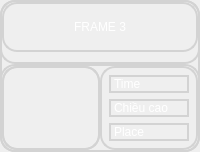
               <widget class="QWidget" name="widget_result3" native="true">
                <property name="styleSheet">
                 <string notr="true">color: white;
border-radius: 15px;
border: 2px solid lightgray;</string>
                </property>
                <layout class="QVBoxLayout" name="verticalLayout_30">
                 <property name="spacing">
                  <number>0</number>
                 </property>
                 <property name="leftMargin">
                  <number>0</number>
                 </property>
                 <property name="topMargin">
                  <number>0</number>
                 </property>
                 <property name="rightMargin">
                  <number>0</number>
                 </property>
                 <property name="bottomMargin">
                  <number>0</number>
                 </property>
                 <item>
                  <widget class="QFrame" name="fr_label_result3">
                   <property name="frameShape">
                    <enum>QFrame::StyledPanel</enum>
                   </property>
                   <property name="frameShadow">
                    <enum>QFrame::Raised</enum>
                   </property>
                   <layout class="QVBoxLayout" name="verticalLayout_31">
                    <property name="spacing">
                     <number>0</number>
                    </property>
                    <property name="leftMargin">
                     <number>0</number>
                    </property>
                    <property name="topMargin">
                     <number>0</number>
                    </property>
                    <property name="rightMargin">
                     <number>0</number>
                    </property>
                    <property name="bottomMargin">
                     <number>10</number>
                    </property>
                    <item>
                     <widget class="QLabel" name="label_result3">
                      <property name="minimumSize">
                       <size>
                        <width>0</width>
                        <height>50</height>
                       </size>
                      </property>
                      <property name="maximumSize">
                       <size>
                        <width>16777215</width>
                        <height>50</height>
                       </size>
                      </property>
                      <property name="font">
                       <font>
                        <pointsize>9</pointsize>
                       </font>
                      </property>
                      <property name="styleSheet">
                       <string notr="true">color: white</string>
                      </property>
                      <property name="text">
                       <string>FRAME 3</string>
                      </property>
                      <property name="scaledContents">
                       <bool>true</bool>
                      </property>
                      <property name="alignment">
                       <set>Qt::AlignCenter</set>
                      </property>
                     </widget>
                    </item>
                   </layout>
                  </widget>
                 </item>
                 <item>
                  <widget class="QFrame" name="fr_info_result3">
                   <property name="sizePolicy">
                    <sizepolicy hsizetype="Preferred" vsizetype="Expanding">
                     <horstretch>0</horstretch>
                     <verstretch>0</verstretch>
                    </sizepolicy>
                   </property>
                   <property name="frameShape">
                    <enum>QFrame::StyledPanel</enum>
                   </property>
                   <property name="frameShadow">
                    <enum>QFrame::Raised</enum>
                   </property>
                   <layout class="QHBoxLayout" name="horizontalLayout_8">
                    <property name="spacing">
                     <number>0</number>
                    </property>
                    <property name="leftMargin">
                     <number>0</number>
                    </property>
                    <property name="topMargin">
                     <number>0</number>
                    </property>
                    <property name="rightMargin">
                     <number>0</number>
                    </property>
                    <property name="bottomMargin">
                     <number>0</number>
                    </property>
                    <item>
                     <widget class="QWidget" name="widget_img_result3" native="true">
                      <layout class="QVBoxLayout" name="verticalLayout_32">
                       <property name="spacing">
                        <number>0</number>
                       </property>
                       <property name="leftMargin">
                        <number>0</number>
                       </property>
                       <property name="topMargin">
                        <number>0</number>
                       </property>
                       <property name="rightMargin">
                        <number>0</number>
                       </property>
                       <property name="bottomMargin">
                        <number>0</number>
                       </property>
                       <item>
                        <widget class="QLabel" name="label_img_result3">
                         <property name="sizePolicy">
                          <sizepolicy hsizetype="Ignored" vsizetype="Ignored">
                           <horstretch>0</horstretch>
                           <verstretch>0</verstretch>
                          </sizepolicy>
                         </property>
                         <property name="frameShape">
                          <enum>QFrame::Box</enum>
                         </property>
                         <property name="text">
                          <string/>
                         </property>
                         <property name="pixmap">
                          <pixmap>E:/Qt_Designer/fire_icon.jpg</pixmap>
                         </property>
                         <property name="scaledContents">
                          <bool>true</bool>
                         </property>
                         <property name="alignment">
                          <set>Qt::AlignCenter</set>
                         </property>
                        </widget>
                       </item>
                      </layout>
                     </widget>
                    </item>
                    <item>
                     <widget class="QWidget" name="widget_info_result3" native="true">
                      <property name="styleSheet">
                       <string notr="true">color: white</string>
                      </property>
                      <layout class="QVBoxLayout" name="verticalLayout_33">
                       <item>
                        <widget class="QLabel" name="label_time_result3">
                         <property name="text">
                          <string>Time</string>
                         </property>
                         <property name="scaledContents">
                          <bool>true</bool>
                         </property>
                        </widget>
                       </item>
                       <item>
                        <widget class="QLabel" name="label_height_result3">
                         <property name="text">
                          <string>Chiều cao</string>
                         </property>
                         <property name="scaledContents">
                          <bool>true</bool>
                         </property>
                        </widget>
                       </item>
                       <item>
                        <widget class="QLabel" name="label_place_result3">
                         <property name="text">
                          <string>Place</string>
                         </property>
                         <property name="scaledContents">
                          <bool>true</bool>
                         </property>
                        </widget>
                       </item>
                      </layout>
                     </widget>
                    </item>
                   </layout>
                  </widget>
                 </item>
                </layout>
               </widget>
